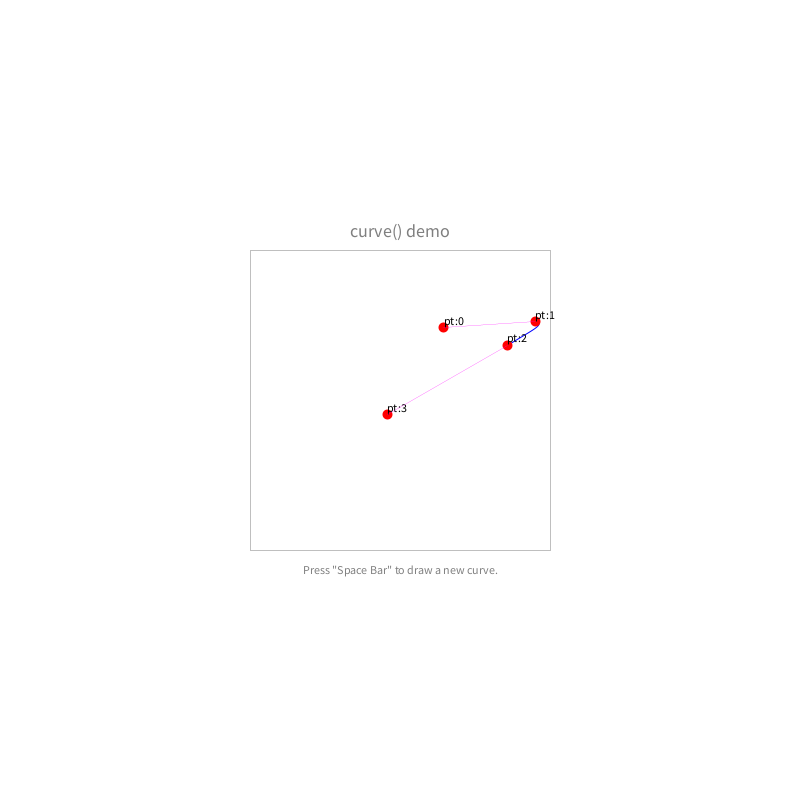
Frame 1 (no input)
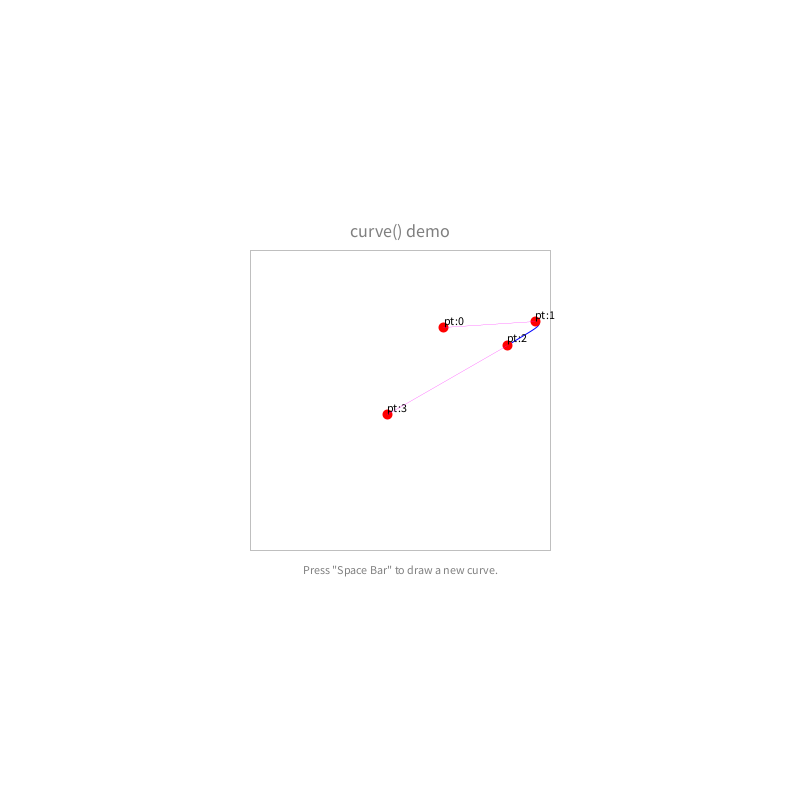
Frame 60 (the mouse pressed at the canvas centre just before this capture)
Frame 120 (the mouse held since frame 60 and released just before this capture): identical to frame 60, image omitted

The Processing sketch that drew these frames (run headless with seeded random() and noise(); from frame 60 on, the mouse is pressed at the canvas centre):

// Processing sketch: curve_02
// ── curve_02.pde
// define a region to work in
float region=150;

// declare an instance of an object of the Curve class and name it curve
Curve curve;

void setup() {
  size(800, 800);
  background(255);
  // initialize the Curve object, curve using the Curve() constructor
  curve= new Curve();
}

void draw() {
  // clear frame
  background(255);

  // draw title, region, instructions
  drawTitle();
  drawRegion();
  drawInstructions();

  // update the curve, draw it, and the points it comprises
  curve.update();
  curve.drawCurve();
  curve.drawPoints();
  curve.drawControls();
}


// function to draw the title
void drawTitle() {
  fill(127);
  textAlign(CENTER, CENTER);
  textSize(18);
  text("curve() demo", width/2, height/2 - region - 20);
}

// function to draw the region
void drawRegion() { 
  stroke(127);
  strokeWeight(.5);
  noFill();
  rect((width/2)-region, (height/2)-region, 2*region, 2*region);
}

// function to draw the instructions
void drawInstructions() {
  fill(127);
  textAlign(CENTER, CENTER);
  textSize(12);
  text("Press \"Space Bar\" to draw a new curve.", width/2, height/2 + region + 20);
}


// key bindings
void keyPressed() {
  switch (key) {
  case ' ':
    curve= new Curve();
    break;
  }
}


// once we define a class, it's easier to make complex curves with an arbitrary number of segments
// definition for Curve class
class Curve {

  // our curve consists of an array of 4 objects of class Point
  Point[] pts = new Point[4];

  // stroke weight and color values go here
  color sC = #0000FF;
  float sW = 1;
  color sC_control = #FF00FF;
  float sW_control = 0.25;

  Curve() {

    // first point is a control point to determine the curvature for start
    pts[0]= new Point(random(-region, region)+width/2, random(-region, region)+height/2);

    // next two points are the start and end of the curve
    pts[1]= new Point(random(-region, region)+width/2, random(-region, region)+height/2);
    pts[2]= new Point(random(-region, region)+width/2, random(-region, region)+height/2);

    // last point is the control point for the end curvature
    pts[3]= new Point(random(-region, region)+width/2, random(-region, region)+height/2);
  }

  // update the curve
  void update() {
    // run the update method for each of the points
    for (int i = 0; i < pts.length; i++) {
      pts[i].update();
    }
  }

  // draw the curve
  void drawCurve() {
    stroke(sC);
    strokeWeight(sW);
    noFill();
    curve(pts[0].x, pts[0].y, pts[1].x, pts[1].y, pts[2].x, pts[2].y, pts[3].x, pts[3].y);
  }

  void drawControls() {
    stroke(sC_control);
    strokeWeight(sW_control);
    noFill();
    line(pts[0].x, pts[0].y, pts[1].x, pts[1].y);
    line(pts[2].x, pts[2].y, pts[3].x, pts[3].y);
  }

  // draw the points that make up the curve
  void drawPoints() {
    for (int i = 0; i < pts.length; i++) {
      pts[i].drawPoint();
      pts[i].drawLabel("pt:"+i);
    }
  }
}


// definition for Point class
class Point {

  float x;
  float y;
  float sW = 10;
  color sC = #FF0000;
  color sC_sel = #00FF00; // color for isSelected
  float r = 10;
  boolean isSelected=false;

  Point(float _x, float _y) {
    x=_x;
    y=_y;
  }

  void update() {

    // check to see if the point is selected
    if (isSelected) {
      if (mousePressed) {
        x=x+(mouseX-pmouseX);
        y=y+(mouseY-pmouseY);
      }
    }
    
    // if the point is within range, select it
    if (isInRange(mouseX, mouseY)) {
      isSelected = true;
    } else {
      isSelected = false;
    }
    
  }

  void drawPoint() {

    // depending on whether the point is selected, change it's color to show we can interact with it
    if (isSelected) {
      stroke(sC_sel);
    } else {
      stroke(sC);
    }
    noFill();

    strokeWeight(sW);
    point(x, y);
  }

  void drawLabel(String _label) {
    fill(0);
    textAlign(LEFT, BOTTOM);
    text(_label, x, y);
  }

  boolean isInRange(float _x, float _y) {
    return dist(x, y, _x, _y) < r;
  }
}
